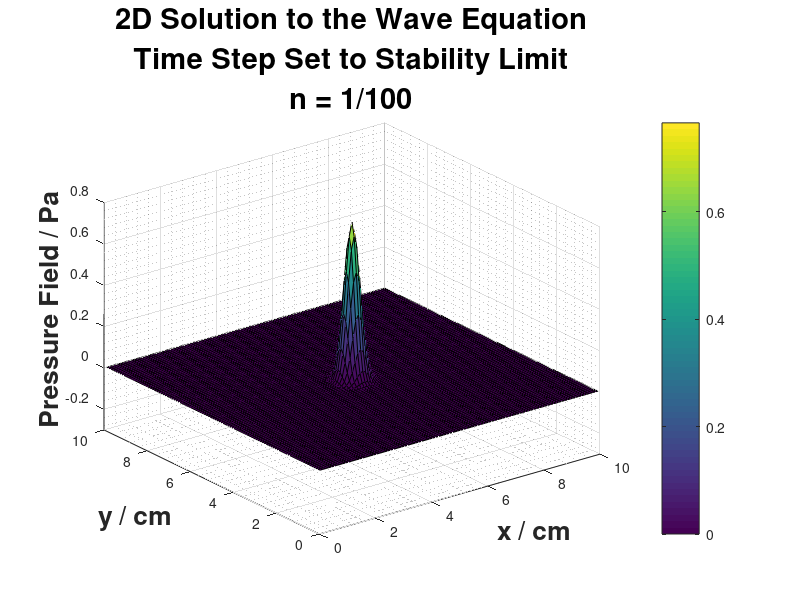

The MATLAB script that drew this image: (Note: this script raises an error after producing the figure.)
% Simple finite difference solution to the 2D wave equation. Gradients in
% time and space are both calculated using a 2nd-order accurate central
% difference scheme. Adapted from 1D solution provided by Dr Bradley
% Treeby (Ultrasound in Medicine Course - MPHYx900 - UCL).

% clear all variables in the workspace, close all active figures and clear
% command window

clc
close all
clear all

% ----------
% Question 3
% ----------

% set the literals (hard-coded numbers used in the script) and initial
% conditions

% number of grid points in x and y directions
Nx = 100;
Ny = 100;

% grid spacing (m) in x and y directions
dx = 1e-3;  
dy = 1e-3;

% sound speed (m/s)
c0 = 1500;

% number of time steps
Nt = 100;

% create the grid axis
x = (1:Nx)*dx; 
y = (1:Ny)*dy;

% set the position of the source
x_pos = (Nx/2)*dx;
y_pos = (Ny/2)*dy; 

% set the initial pressure to be a Gaussian
variance = (2*dx)^2;
gaussian_x = exp( -(x - x_pos).^2 / (2 * variance) );
gaussian_y = exp( -(y - y_pos).^2 / (2 * variance) );
p_n = gaussian_x' * gaussian_y; 

% set the size of the time step to its maximum within the stability limit, 
% where in 2D the stability limit is given by dt <= dx/(sqrt(2)*c0)
dt = dx/(sqrt(2)*c0);

% set pressure at (n - 1) to be equal to pressure at n (this implicitly sets the
% initial particle velocity to be zero)
p_nm1 = p_n;

% preallocate the pressure at (n + 1) (this is updated during the time
% loop)
p_np1 = zeros(size(p_n));

% open a new figure in a maximised window (to facilitate saving images)
figure('units','normalized','outerposition',[0 0 1 1])

%to initialise vectors containing max and min z values for each time step
%(to facilitate setting appropriate z axis correctly later)
min_vector=zeros(1,Nt);
max_vector=zeros(1,Nt);

%to initialise vector containing value of pressure field at grid position
% (40,40), which is used in Question 6
p_out=zeros(1,Nt);

% To set line widths (for 2D plots) and font size (for all plots)
LW=1.5;
fs=20;

% calculate pressure in a loop through the time steps
for n = 1:Nt
    
    % -----------
    % CALCULATION
    % -----------
    
    % calculate the new value for the pressure, leaving edge values as
    % zero
    
    %let T = time derivative terms of 2D solution
    T = 2*p_n(2:end-1,2:end-1) - p_nm1(2:end-1,2:end-1);
    %let X = x derivative terms of 2D solution (noting Matlab has 
    %(row,column) --> (Y,X) notation when addressing a matrix location)
    X = p_n(2:end-1,1:end-2) - 2*p_n(2:end-1,2:end-1) + p_n(2:end-1,3:end);
    %let Y = y derivative terms of 2D solution
    Y = p_n(1:end-2,2:end-1) - 2*p_n(2:end-1,2:end-1) + p_n(3:end,2:end-1);
    
    %calculate pressure at n+1 in 2D using the above three terms
    p_np1(2:end-1,2:end-1) = T + ( c0^2 * dt^2 * (X/dx^2 + Y/dy^2) ); 
     
    %copy the value of p at n to p at (n - 1)
    p_nm1 = p_n;
    
    % copy the pressure at (n + 1) to the pressure at n
    p_n = p_np1;
    
    % --------
    % PLOTTING
    % --------
    
    % plot the pressure field (in units of cm and pascals)
    s=surf(x*100,y*100,p_np1);
    
    % set the limits on the z-axis (derived from max_vector and min_vector 
    % at end of loop)
    set(gca, 'ZLim', [-0.3, 0.8]);
    
    % add a title, subtitle, label axes, and colorbar
    title({'2D Solution to the Wave Equation'; ...
        'Time Step Set to Stability Limit';['n = ' ...
        ,num2str(n),'/',num2str(Nt)]},'FontSize',fs+1,'FontWeight','bold')
    xlabel('x / cm','FontWeight','bold','FontSize',fs-1)
    ylabel('y / cm','FontWeight','bold','FontSize',fs-1)
    zlabel('Pressure Field / Pa','FontWeight','bold','FontSize',fs-1)
    colorbar
    
    % formatting gridlines and axes label fontsizes
    grid minor
    ax = gca;
    ax.FontSize = fs-3;
   
    % force the plot to update
    drawnow;
    
    % briefly pause before continuing the loop
    pause(0.1)
    
    % to update max and min pressure values for this time step to overall
    % max_vector and min_vector
    max_vector(n)=max(max(p_np1));
    min_vector(n)=min(min(p_np1));
    
    %to save plots at time steps 10, 50, 100
    if n == 10
        saveas(figure(1),'Plot_Time_Step_10','jpg');
    elseif n==50
        saveas(figure(1),'Plot_Time_Step_50','jpg');
    elseif n ==100
        saveas(figure(1),'Plot_Time_Step_100','jpg');
    end 
    
    %to save the value of the pressure field at (40,40) in vector p_out
    p_out(n)=p_np1(40,40);
    
end

%to compute the overall max and min z values for all time steps, in order 
%to allow for suitable limits to be implemented on z-axis
zmax=max(max_vector); % =0.7650 --> round to 0.8
zmin=min(min_vector); % =-0.2940 --> round to -0.3

% ----------
% Question 5
% ----------

%Increase the time step to 2% above the stability limit
dt = 1.02 * (dx/(sqrt(2)*c0));

%Reset pressure matrix values and open a new figure
p_n = gaussian_x' * gaussian_y; 
p_nm1 = p_n;
p_np1 = zeros(size(p_n));
figure('units','normalized','outerposition',[0 0 1 1])

%Repeat above calculations and plotting from Question 3 with increased time
%step value

for n = 1:Nt
    
    % -----------
    % CALCULATION
    % -----------

    %forming terms for the expressions in the 2D solution
    T = 2*p_n(2:end-1,2:end-1) - p_nm1(2:end-1,2:end-1);
    X = p_n(2:end-1,1:end-2) - 2*p_n(2:end-1,2:end-1) + p_n(2:end-1,3:end);
    Y = p_n(1:end-2,2:end-1) - 2*p_n(2:end-1,2:end-1) + p_n(3:end,2:end-1);
    
    %calculate pressure at n+1 in 2D using the above three terms
    p_np1(2:end-1,2:end-1) = T + ( c0^2 * dt^2 * (X/dx^2 + Y/dy^2) ); 
     
    %update the pressure matrix values
    p_nm1 = p_n;
    p_n = p_np1;
    
    % -----------
    % PLOTTING
    % -----------
    
    % plot the pressure field (in units of cm and pascals)
    surf(x*100,y*100,p_np1);
    
    % set the limits on the z-axis to the same as Question 3
    set(gca, 'ZLim', [-0.3, 0.8]);
    
    % add a title, subtitle, label axes, and colorbar
    title({'2D Solution to the Wave Equation'; ...
        'Time Step Set to Beyond Stability Limit';['n = ' ...
        ,num2str(n),'/',num2str(Nt)]},'FontSize',fs+1,'FontWeight','bold')
    xlabel('x / cm','FontWeight','bold','FontSize',fs-1)
    ylabel('y / cm','FontWeight','bold','FontSize',fs-1)
    zlabel('Pressure Field / Pa','FontWeight','bold','FontSize',fs-1)
    colorbar
    
    % formatting gridlines and axes label fontsizes
    grid minor
    ax = gca;
    ax.FontSize = fs-3;
   
    % force the plot to update
    drawnow;
    
    % briefly pause before continuing the loop
    pause(0.1)
    
    %to save plot when instability begins (at roughly time step 95 by 
    %inspection)
    if n == 95
        saveas(figure(2),'Plot_Time_Step_95_Unstable','jpg');
    end 
    
end

% ----------
% Question 6
% ----------

%To plot vector p_out against time (p_out = pressure at grid position
%(40,40))
time = dt*(1:Nt); %first form a time vector in seconds
figure('units','normalized','outerposition',[0 0 1 1])
plot(time,p_out,'color','b','linewidth',LW)
title({'Pressure at Grid Position (40,40)'; ...
        'Gaussian Initial Pressure Variance = (2dx)^{2}'}, ...
        'FontSize',fs+1,'FontWeight','bold')
xlabel('Time / s','FontWeight','bold','FontSize',fs-1)
ylabel('Pressure / Pa','FontWeight','bold','FontSize',fs-1)

%plot formatting
grid minor
ax = gca;
ax.FontSize = fs-3;
xlim([min(time) max(time)]) %tight x-axis fit
line(xlim,[0 0],'color','k');  % plot x-axis

%to save plot
saveas(figure(3),'Pressure_Field_40_40_Original_Variance','jpg');

% ----------
% Question 7
% ----------

%Repeat analysis with reduced variance of Gaussian initial pressure
variance = dx^2;
gaussian_x = exp( -(x - x_pos).^2 / (2 * variance) );
gaussian_y = exp( -(y - y_pos).^2 / (2 * variance) );
%Reset time step value to stability limit
dt = (dx/(sqrt(2)*c0));
%reset pressure matrix values
p_n = gaussian_x' * gaussian_y; 
p_nm1 = p_n;
p_np1 = zeros(size(p_n));

%to initialise a vector containing value of pressure field at grid position
% (40,40) for reduced variance
p_out_reduced_var=zeros(1,Nt);

%Rerun the simulation
for n = 1:Nt
    
    % -----------
    % CALCULATION
    % -----------

    %forming terms for the expressions in the 2D solution
    T = 2*p_n(2:end-1,2:end-1) - p_nm1(2:end-1,2:end-1);
    X = p_n(2:end-1,1:end-2) - 2*p_n(2:end-1,2:end-1) + p_n(2:end-1,3:end);
    Y = p_n(1:end-2,2:end-1) - 2*p_n(2:end-1,2:end-1) + p_n(3:end,2:end-1);
    
    %calculate pressure at n+1 in 2D using the above three terms
    p_np1(2:end-1,2:end-1) = T + ( c0^2 * dt^2 * (X/dx^2 + Y/dy^2) ); 
     
    %update the pressure matrix values
    p_nm1 = p_n;
    p_n = p_np1;
    
    %to save the value of the pressure field at in vector p_out_reduced_var
    p_out_reduced_var(n)=p_np1(40,40);
    
end

%To plot p_out_reduced_var against time
figure('units','normalized','outerposition',[0 0 1 1])
plot(time,p_out_reduced_var,'color','b','linewidth',LW)
title({'Pressure at Grid Position (40,40)'; ...
        'Gaussian Initial Pressure Variance = (dx)^{2}'},'FontSize',fs+1 ...
        ,'FontWeight','bold')
xlabel('Time / s','FontWeight','bold','FontSize',fs-1)
ylabel('Pressure / Pa','FontWeight','bold','FontSize',fs-1)
%plot formatting
grid minor
ax = gca;
ax.FontSize = fs-3;
xlim([min(time) max(time)]) %tight x-axis fit
line(xlim,[0 0],'color','k');  % plot x-axis
%to save plot
saveas(figure(4),'Pressure_Field_40_40_Reduced_Variance','jpg');

%close all open figures
close all
